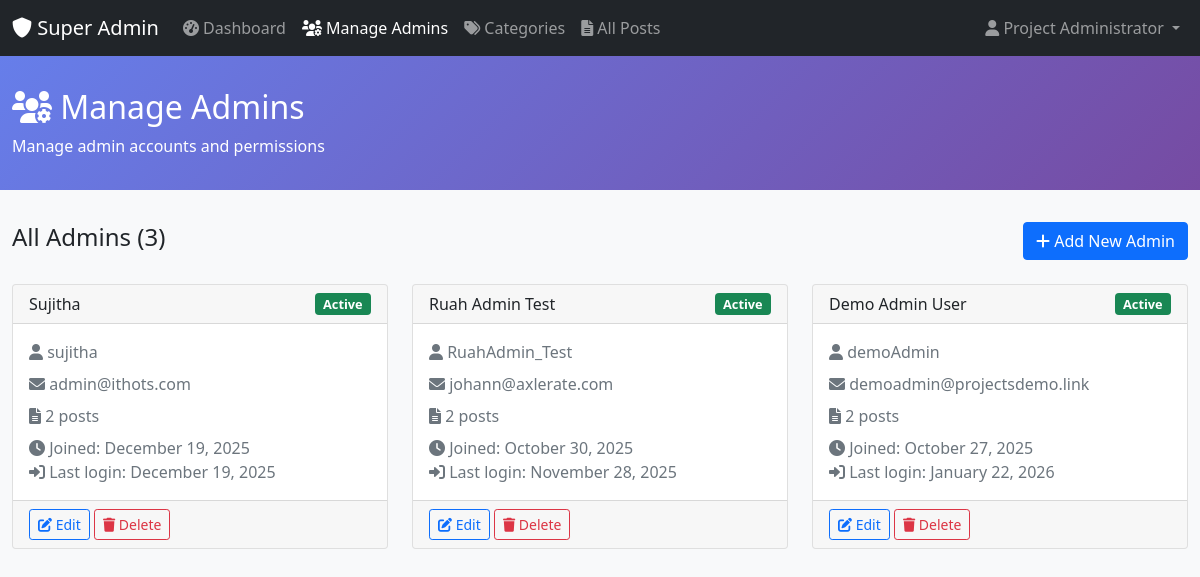
Page /suladmin/admins.php (signed in) on the committed database.
### tables this page shows
CREATE TABLE `users` (
  `id` int(11) NOT NULL,
  `name` varchar(255) NOT NULL,
  `username` varchar(100) NOT NULL,
  `email` varchar(255) NOT NULL,
  `password` varchar(255) NOT NULL,
  `role` enum('admin','super_admin') NOT NULL DEFAULT 'admin',
  `status` enum('active','inactive') NOT NULL DEFAULT 'active',
  `created_at` timestamp NULL DEFAULT current_timestamp(),
  `updated_at` timestamp NULL DEFAULT current_timestamp() ON UPDATE current_timestamp(),
  `last_login` timestamp NULL DEFAULT NULL
);

### db.php (called while the page is built, shortened)
<?php
function format_date($date) {
    return date('F j, Y', strtotime($date));
}
?>

### suladmin/admins.php (the view, shortened to what this page needs)
<?php
require_once '../db.php';
$action = $_GET['action'] ?? $_POST['action'] ?? 'list';
$admins = [];
if ($action === 'list') {
    $stmt = $pdo->query("
        SELECT u.*,
               (SELECT COUNT(*) FROM posts WHERE admin_id = u.id) as post_count
        FROM users u
        WHERE role = 'admin'
        ORDER BY created_at DESC
    ");
    $admins = $stmt->fetchAll();
}
?>
<!DOCTYPE html>
<html lang="en">
<head>
    <link href="https://cdn.jsdelivr.net/npm/bootstrap@5.1.3/dist/css/bootstrap.min.css" rel="stylesheet">
    <link href="https://cdnjs.cloudflare.com/ajax/libs/font-awesome/6.0.0/css/all.min.css" rel="stylesheet">
</head>
<body>
    <nav class="navbar navbar-expand-lg navbar-dark bg-dark">
        <div class="container-fluid">
            <a class="navbar-brand" href="dashboard.php">
                <i class="fas fa-shield-alt"></i> Super Admin
            </a>
            <div class="navbar-nav me-auto">
                <a class="nav-link" href="dashboard.php">
                    <i class="fas fa-tachometer-alt"></i> Dashboard
                </a>
                <a class="nav-link active" href="admins.php">
                    <i class="fas fa-users-cog"></i> Manage Admins
                </a>
                <a class="nav-link" href="categories.php">
                    <i class="fas fa-tags"></i> Categories
                </a>
                <a class="nav-link" href="posts.php">
                    <i class="fas fa-file-alt"></i> All Posts
                </a>
            </div>
            <div class="navbar-nav">
                <div class="nav-item dropdown">
                    <a class="nav-link dropdown-toggle" href="#" role="button" data-bs-toggle="dropdown">
                        <i class="fas fa-user"></i> <?php echo htmlspecialchars($_SESSION['name']); ?>
                    </a>
                </div>
            </div>
        </div>
    </nav>
    <div class="page-header">
        <div class="container-fluid">
            <div class="row">
                <div class="col-12">
                    <h2>
                        <i class="fas fa-users-cog"></i>
                        <?php
                        switch($action) {
                            default: echo 'Manage Admins'; break;
                        }
                        ?>
                    </h2>
                    <?php if ($action === 'list'): ?>
                        <p class="mb-0">Manage admin accounts and permissions</p>
                    <?php endif; ?>
                </div>
            </div>
        </div>
    </div>
    <div class="container-fluid">
        <?php if ($action === 'list'): ?>
            <div class="row mb-4">
                <div class="col-12">
                    <div class="d-flex justify-content-between align-items-center">
                        <h4>All Admins (<?php echo count($admins); ?>)</h4>
                        <a href="?action=add" class="btn btn-primary">
                            <i class="fas fa-plus"></i> Add New Admin
                        </a>
                    </div>
                </div>
            </div>
            <div class="row">
                <?php foreach ($admins as $admin): ?>
                    <div class="col-xl-4 col-lg-6 mb-4">
                        <div class="card admin-card h-100">
                            <div class="card-header d-flex justify-content-between align-items-center">
                                <h6 class="mb-0"><?php echo htmlspecialchars($admin['name']); ?></h6>
                                <span class="badge status-badge bg-<?php echo $admin['status'] === 'active' ? 'success' : 'secondary'; ?>">
                                    <?php echo ucfirst($admin['status']); ?>
                                </span>
                            </div>
                            <div class="card-body">
                                <p class="text-muted mb-2">
                                    <i class="fas fa-user"></i> <?php echo htmlspecialchars($admin['username']); ?>
                                </p>
                                <p class="text-muted mb-2">
                                    <i class="fas fa-envelope"></i> <?php echo htmlspecialchars($admin['email']); ?>
                                </p>
                                <p class="text-muted mb-2">
                                    <i class="fas fa-file-alt"></i> <?php echo $admin['post_count']; ?> posts
                                </p>
                                <p class="text-muted mb-0">
                                    <i class="fas fa-clock"></i>
                                    Joined: <?php echo format_date($admin['created_at']); ?>
                                </p>
                                <?php if ($admin['last_login']): ?>
                                    <p class="text-muted mb-0">
                                        <i class="fas fa-sign-in-alt"></i>
                                        Last login: <?php echo format_date($admin['last_login']); ?>
                                    </p>
                                <?php endif; ?>
                            </div>
                            <div class="card-footer">
                                <a href="?action=edit&id=<?php echo $admin['id']; ?>"
                                   class="btn btn-sm btn-outline-primary">
                                    <i class="fas fa-edit"></i> Edit
                                </a>
                                <form method="POST" class="d-inline-block">
                                    <button type="submit" class="btn btn-sm btn-outline-danger"
                                            onclick="return confirm('Are you sure you want to delete this admin?')">
                                        <i class="fas fa-trash"></i> Delete
                                    </button>
                                </form>
                            </div>
                        </div>
                    </div>
                <?php endforeach; ?>
            </div>
        <?php endif; ?>
    </div>
</body>
</html>

### suladmin/admins.php (style rules this page uses)
body { background-color: #f8f9fa; }
.page-header { background: linear-gradient(135deg, #667eea 0%, #764ba2 100%); color: white; padding: 2rem 0; margin-bottom: 2rem; }
.admin-card { transition: transform 0.2s ease; }
.status-badge { font-size: 0.8em; }

### rows in the picture
users: name "Sujitha", status "Active", username "sujitha", email "admin@ithots.com", post_count "2", created_at "December 19, 2025", last_login "December 19, 2025"
users: name "Ruah Admin Test", status "Active", username "RuahAdmin_Test", email "johann@axlerate.com", post_count "2", created_at "October 30, 2025", last_login "November 28, 2025"
users: name "Demo Admin User", status "Active", username "demoAdmin", email "demoadmin@projectsdemo.link", post_count "2", created_at "October 27, 2025", last_login "January 22, 2026"

### other values in the picture
$_SESSION['name'] "Project Administrator"
count($admins) "3"
